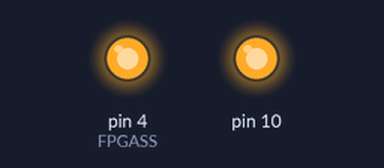
Bench run of a sketch on a simulated Arduino Uno, built with avr-gcc and run on an emulated ATmega328P. Parts: output pins drawn as LEDs (lit = HIGH). What the sketch prints to the serial monitor is not drawn. At 8.0 s the program stops and its outputs stay as they are.

Above: at 0.1 s.
Timing chart, 0 to 1.6 s (numbered marks = the images above):
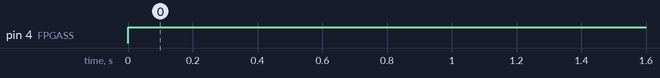

The sketch:

spi_master.ino
```cpp
#include <SPI.h>

// SCK = 13
// MISO = 12
// MOSI = 11
// FPGASS = 4

#define speed 100
#define FPGASS 4


void setup() {
  Serial.begin(9600);
  pinMode( FPGASS, OUTPUT);
  // put your setup code here, to run once:
  pinMode(SS, OUTPUT);
  digitalWrite(FPGASS, HIGH); // ensures SS stays high
  digitalWrite(SS, HIGH);
  //SPI.beginTransaction(SPISettings(20000000, MSBFIRST, SPI_MODE0));
  SPI.begin();
} // end setup

void loop() {
  // put your main code here, to run repeatedly:

  int value;

  //digitalWrite(FPGASS, LOW); // FPGASS pin is 4
  //x = 0x00 << 6;
  //y = 0x00 << 3;
  //coord = x | y;
  //SPI.transfer(coord);
  //digitalWrite(FPGASS, HIGH);


  digitalWrite(FPGASS, LOW); // FPGASS pin is 4
  value = 0b0001001100001110;
  SPI.transfer16(value);
  Serial.println(value,BIN);
  digitalWrite(FPGASS, HIGH);

  delay(1000);

 digitalWrite(FPGASS, LOW); // FPGASS pin is 4
  value = 0b0000111100001100;
  SPI.transfer16(value);
  Serial.println(value,BIN);
  digitalWrite(FPGASS, HIGH);

  delay(1000);

  digitalWrite(FPGASS, LOW); // FPGASS pin is 4
  value = 0b0000101100000101;
  SPI.transfer16(value);
  Serial.println(value,BIN);
  digitalWrite(FPGASS, HIGH);

  delay(1000);
  digitalWrite(FPGASS, LOW); // FPGASS pin is 4
  value = 0b0000101000000011;
  SPI.transfer16(value);
  Serial.println(value,BIN);
  digitalWrite(FPGASS, HIGH);

  delay(1000);

  digitalWrite(FPGASS, LOW); // FPGASS pin is 4
  value = 0b0000100100001010;
  SPI.transfer16(value);
  Serial.println(value,BIN);
  digitalWrite(FPGASS, HIGH);

    delay(1000);

  digitalWrite(FPGASS, LOW); // FPGASS pin is 4
  value = 0b0000010100001001;
  SPI.transfer16(value);
  Serial.println(value,BIN);
  digitalWrite(FPGASS, HIGH);

  delay(1000);
  digitalWrite(FPGASS, LOW); // FPGASS pin is 4
  value = 0b0000011000000011;
  SPI.transfer16(value);
  Serial.println(value,BIN);
  digitalWrite(FPGASS, HIGH);

  delay(1000);
  digitalWrite(FPGASS, LOW); // FPGASS pin is 4
  value = 0b0000011100000111;
  SPI.transfer16(value);
  Serial.println(value,BIN);
  digitalWrite(FPGASS, HIGH);

  delay(1000);
  while(1){

  }

} // end of loop
```

Measured:
- by itself, pin 4 (FPGASS): LOW → HIGH at 0.00 s
